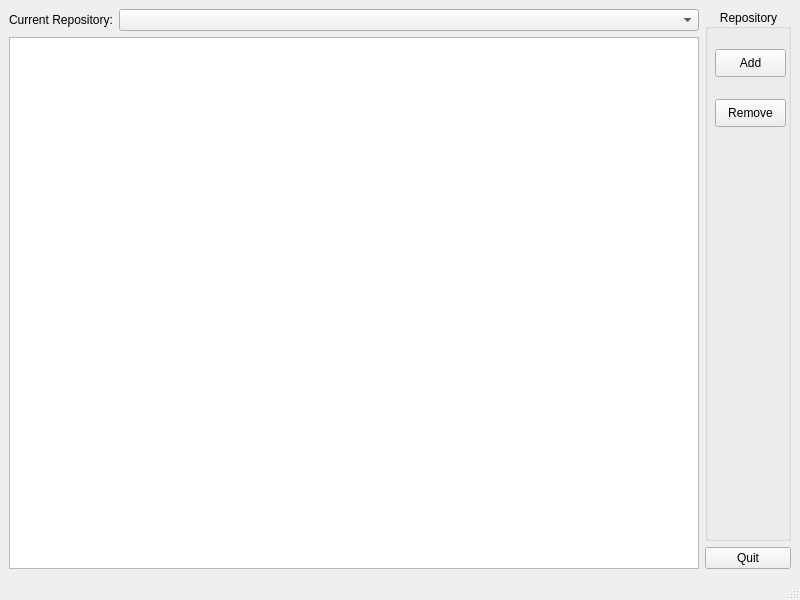
<?xml version="1.0" encoding="UTF-8"?>
<ui version="4.0">
 <class>Monitor</class>
 <widget class="QMainWindow" name="Monitor">
  <property name="geometry">
   <rect>
    <x>0</x>
    <y>0</y>
    <width>800</width>
    <height>600</height>
   </rect>
  </property>
  <property name="sizePolicy">
   <sizepolicy hsizetype="Preferred" vsizetype="Preferred">
    <horstretch>0</horstretch>
    <verstretch>1</verstretch>
   </sizepolicy>
  </property>
  <property name="windowTitle">
   <string>OpenDDS Monitor</string>
  </property>
  <widget class="QWidget" name="centralwidget">
   <layout class="QGridLayout" name="gridLayout">
    <item row="2" column="0" rowspan="2">
     <widget class="QTreeView" name="repoView">
      <property name="sortingEnabled">
       <bool>true</bool>
      </property>
     </widget>
    </item>
    <item row="1" column="0">
     <layout class="QHBoxLayout" name="horizontalLayout">
      <item>
       <widget class="QLabel" name="label">
        <property name="text">
         <string>Current Repository:</string>
        </property>
       </widget>
      </item>
      <item>
       <widget class="QComboBox" name="repoSelection">
        <property name="sizePolicy">
         <sizepolicy hsizetype="Preferred" vsizetype="Fixed">
          <horstretch>1</horstretch>
          <verstretch>0</verstretch>
         </sizepolicy>
        </property>
        <property name="toolTip">
         <string>repository to monitor</string>
        </property>
        <property name="statusTip">
         <string>Select a repository to monitor</string>
        </property>
        <property name="minimumContentsLength">
         <number>0</number>
        </property>
       </widget>
      </item>
     </layout>
    </item>
    <item row="1" column="1" rowspan="2">
     <widget class="QGroupBox" name="groupBox">
      <property name="sizePolicy">
       <sizepolicy hsizetype="Preferred" vsizetype="Minimum">
        <horstretch>0</horstretch>
        <verstretch>0</verstretch>
       </sizepolicy>
      </property>
      <property name="layoutDirection">
       <enum>Qt::RightToLeft</enum>
      </property>
      <property name="title">
       <string>Repository</string>
      </property>
      <property name="alignment">
       <set>Qt::AlignCenter</set>
      </property>
      <property name="flat">
       <bool>false</bool>
      </property>
      <widget class="QPushButton" name="repoAddButton">
       <property name="geometry">
        <rect>
         <x>10</x>
         <y>40</y>
         <width>71</width>
         <height>28</height>
        </rect>
       </property>
       <property name="text">
        <string>Add</string>
       </property>
       <property name="shortcut">
        <string>Ctrl+A</string>
       </property>
      </widget>
      <widget class="QPushButton" name="repoRemoveButton">
       <property name="geometry">
        <rect>
         <x>10</x>
         <y>90</y>
         <width>71</width>
         <height>28</height>
        </rect>
       </property>
       <property name="text">
        <string>Remove</string>
       </property>
       <property name="shortcut">
        <string>Ctrl+R</string>
       </property>
      </widget>
     </widget>
    </item>
    <item row="3" column="1">
     <layout class="QVBoxLayout" name="verticalLayout" stretch="0">
      <item>
       <widget class="QPushButton" name="quitButton">
        <property name="text">
         <string>Quit</string>
        </property>
        <property name="shortcut">
         <string>Ctrl+Q</string>
        </property>
       </widget>
      </item>
     </layout>
    </item>
   </layout>
  </widget>
  <widget class="QMenuBar" name="menubar">
   <property name="geometry">
    <rect>
     <x>0</x>
     <y>0</y>
     <width>800</width>
     <height>25</height>
    </rect>
   </property>
  </widget>
  <widget class="QStatusBar" name="statusbar"/>
 </widget>
 <resources>
  <include location="Monitor.qrc"/>
 </resources>
 <connections/>
</ui>
